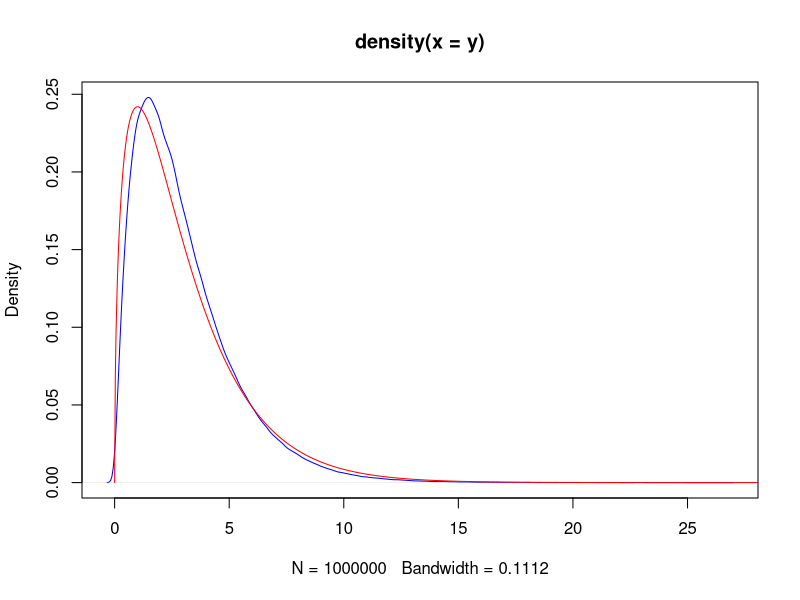
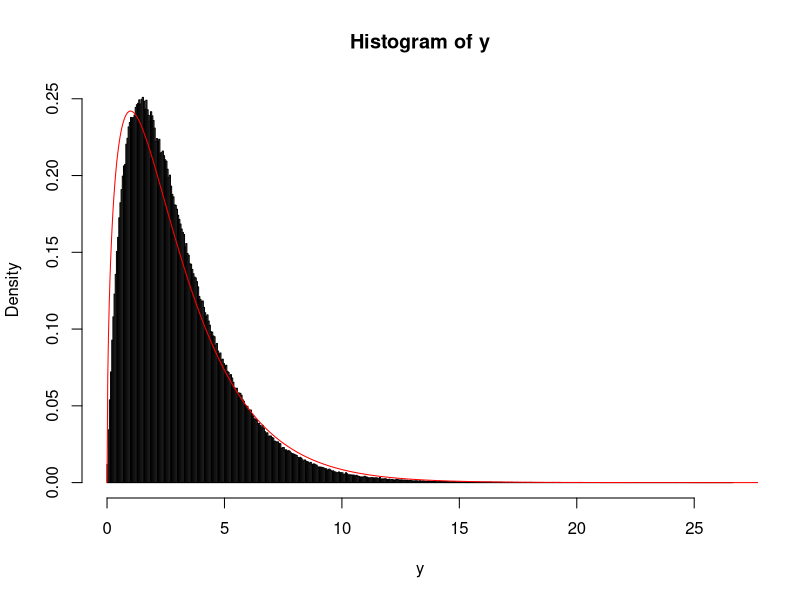

Here is the R script that generated these plots, in order:
# My hypothesis: Sum of square of 
# N(0,sigma_1), N(0,sigma_2),...,N(0,sigma_N) 
# will have Chi-Square distribution with degree of freedom
# d-o-f == sigma_1^2 + sigma_2^2 + ... + sigma_N^2
############################################################################
# let's test::
p1 = 0.2;p2 = 0.1;p3=0.15;p4=0.55
sigma1 = sqrt(1-p1);
sigma2 = sqrt(1-p2);
sigma3 = sqrt(1-p3);
sigma4= sqrt(1-p4);
N = 1000000
y <- numeric(N)
for(ii in 1:N){
  y[ii] <- rnorm(1,0,sigma1)^2 + rnorm(1,0,sigma2)^2 + rnorm(1,0,sigma3)^2 + rnorm(1,0,sigma4)^2  
}

d <- density(y)
plot(d,col='blue')
chiSqr_pdf <- function(x,nu) {x^((nu-2)/2) * exp(-x/2)/(gamma(nu/2)*2^(nu/2))}
nu <- sigma1^2 + sigma2^2 + sigma3^2 + sigma4^2
#curve(chiSqr_pdf(x,nu),0,30,n=1001,col='red',add=T)
curve(dchisq(x, df = nu), from = 0, to = 30,n=1001,col='red',add=T)

hist(y,freq = FALSE,breaks='FD')
#nu <- 2*sqrt(sigma1^2 + sigma2^2 + sigma3^2 + sigma4^2)
curve(chiSqr_pdf(x,nu),0,30,n=1001,col='red',add=T)

print('But we are not providing cov(Z_i*Z_j) = -sqrt(p_i*p_j)')
